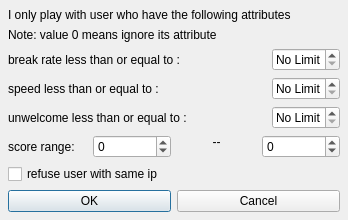
<ui version="4.0" >
 <author></author>
 <comment></comment>
 <exportmacro></exportmacro>
 <class>gameSetup</class>
 <widget class="QDialog" name="gameSetup" >
  <property name="geometry" >
   <rect>
    <x>0</x>
    <y>0</y>
    <width>348</width>
    <height>210</height>
   </rect>
  </property>
  <property name="windowTitle" >
   <string>Dialog</string>
  </property>
  <layout class="QVBoxLayout" >
   <property name="margin" >
    <number>8</number>
   </property>
   <property name="spacing" >
    <number>6</number>
   </property>
   <item>
    <widget class="QLabel" name="label_3" >
     <property name="text" >
      <string>I only play with user who have the following attributes</string>
     </property>
     <property name="wordWrap" >
      <bool>false</bool>
     </property>
    </widget>
   </item>
   <item>
    <widget class="QLabel" name="label_3_3" >
     <property name="text" >
      <string>Note: value 0 means ignore its attribute</string>
     </property>
     <property name="wordWrap" >
      <bool>false</bool>
     </property>
    </widget>
   </item>
   <item>
    <layout class="QHBoxLayout" >
     <property name="margin" >
      <number>0</number>
     </property>
     <property name="spacing" >
      <number>6</number>
     </property>
     <item>
      <widget class="QLabel" name="labelBreak" >
       <property name="text" >
        <string>break rate less than or equal to : </string>
       </property>
      </widget>
     </item>
     <item>
      <widget class="QSpinBox" name="sbBreak" >
       <property name="sizePolicy" >
        <sizepolicy>
         <hsizetype>0</hsizetype>
         <vsizetype>0</vsizetype>
         <horstretch>0</horstretch>
         <verstretch>0</verstretch>
        </sizepolicy>
       </property>
       <property name="specialValueText" >
        <string>No Limit</string>
       </property>
       <property name="suffix" >
        <string>%</string>
       </property>
      </widget>
     </item>
    </layout>
   </item>
   <item>
    <layout class="QHBoxLayout" >
     <property name="margin" >
      <number>0</number>
     </property>
     <property name="spacing" >
      <number>6</number>
     </property>
     <item>
      <widget class="QLabel" name="labelSpeed" >
       <property name="text" >
        <string>speed less than or equal to : </string>
       </property>
      </widget>
     </item>
     <item>
      <widget class="QSpinBox" name="sbSpeed" >
       <property name="sizePolicy" >
        <sizepolicy>
         <hsizetype>0</hsizetype>
         <vsizetype>0</vsizetype>
         <horstretch>0</horstretch>
         <verstretch>0</verstretch>
        </sizepolicy>
       </property>
       <property name="specialValueText" >
        <string>No Limit</string>
       </property>
       <property name="suffix" >
        <string/>
       </property>
       <property name="maximum" >
        <number>255</number>
       </property>
      </widget>
     </item>
    </layout>
   </item>
   <item>
    <layout class="QHBoxLayout" >
     <property name="margin" >
      <number>0</number>
     </property>
     <property name="spacing" >
      <number>6</number>
     </property>
     <item>
      <widget class="QLabel" name="labelUnwelcome" >
       <property name="text" >
        <string>unwelcome less than or equal to : </string>
       </property>
      </widget>
     </item>
     <item>
      <widget class="QSpinBox" name="sbUnwelcome" >
       <property name="sizePolicy" >
        <sizepolicy>
         <hsizetype>0</hsizetype>
         <vsizetype>0</vsizetype>
         <horstretch>0</horstretch>
         <verstretch>0</verstretch>
        </sizepolicy>
       </property>
       <property name="specialValueText" >
        <string>No Limit</string>
       </property>
       <property name="suffix" >
        <string/>
       </property>
       <property name="maximum" >
        <number>65535</number>
       </property>
      </widget>
     </item>
    </layout>
   </item>
   <item>
    <layout class="QHBoxLayout" >
     <property name="margin" >
      <number>0</number>
     </property>
     <property name="spacing" >
      <number>6</number>
     </property>
     <item>
      <widget class="QLabel" name="label_3_2" >
       <property name="text" >
        <string>score range:</string>
       </property>
      </widget>
     </item>
     <item>
      <widget class="QSpinBox" name="sbRangeMin" >
       <property name="maximum" >
        <number>1000000000</number>
       </property>
       <property name="minimum" >
        <number>-1000000000</number>
       </property>
       <property name="singleStep" >
        <number>100</number>
       </property>
      </widget>
     </item>
     <item>
      <widget class="QLabel" name="labelBetween" >
       <property name="text" >
        <string>  --  </string>
       </property>
       <property name="alignment" >
        <set>Qt::AlignHCenter</set>
       </property>
      </widget>
     </item>
     <item>
      <widget class="QSpinBox" name="sbRangeMax" >
       <property name="maximum" >
        <number>1000000000</number>
       </property>
       <property name="minimum" >
        <number>-1000000000</number>
       </property>
       <property name="singleStep" >
        <number>100</number>
       </property>
      </widget>
     </item>
    </layout>
   </item>
   <item>
    <widget class="QCheckBox" name="cbRefuseSameIp" >
     <property name="text" >
      <string>refuse user with same ip</string>
     </property>
    </widget>
   </item>
   <item>
    <layout class="QHBoxLayout" >
     <property name="margin" >
      <number>0</number>
     </property>
     <property name="spacing" >
      <number>6</number>
     </property>
     <item>
      <widget class="QPushButton" name="okButton" >
       <property name="text" >
        <string>OK</string>
       </property>
      </widget>
     </item>
     <item>
      <widget class="QPushButton" name="cancelButton" >
       <property name="text" >
        <string>Cancel</string>
       </property>
      </widget>
     </item>
    </layout>
   </item>
  </layout>
 </widget>
 <pixmapfunction></pixmapfunction>
 <resources/>
 <connections>
  <connection>
   <sender>okButton</sender>
   <signal>clicked()</signal>
   <receiver>gameSetup</receiver>
   <slot>accept()</slot>
   <hints>
    <hint type="sourcelabel" >
     <x>278</x>
     <y>253</y>
    </hint>
    <hint type="destinationlabel" >
     <x>96</x>
     <y>254</y>
    </hint>
   </hints>
  </connection>
  <connection>
   <sender>cancelButton</sender>
   <signal>clicked()</signal>
   <receiver>gameSetup</receiver>
   <slot>reject()</slot>
   <hints>
    <hint type="sourcelabel" >
     <x>369</x>
     <y>253</y>
    </hint>
    <hint type="destinationlabel" >
     <x>179</x>
     <y>282</y>
    </hint>
   </hints>
  </connection>
 </connections>
</ui>
